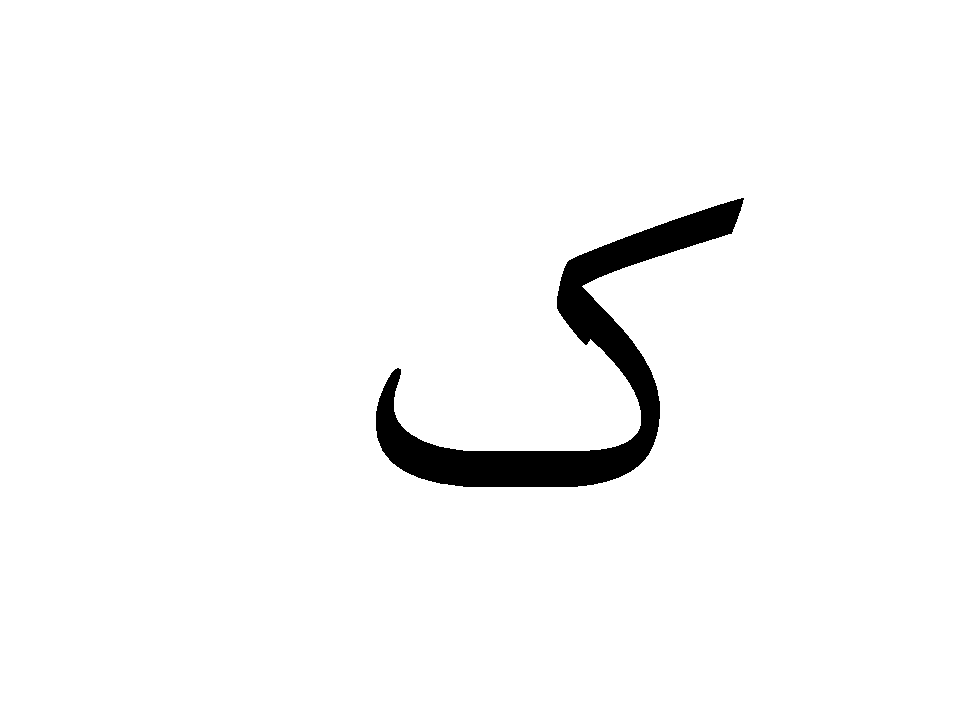
%> input picture Project_1/kaf.png, 961 x 708 px
$ octave algorithm_code.m   (GNU Octave 9; MATLAB toolbox functions it lacks are replaced by stand-ins)
%> lines starting %> are read from the running program, lines starting %| are printed output that depends on the picture; in (x1, y1, x2, y2) boxes, pixels count from 0 and x2, y2 are one past the last pixel; in counts of white or black regions, pixels touching at a corner belong together; the program's own positions count from 1
clear;
clc;
close all;
%pre-processing
I = imread ('kaf.png');
%> I is the input picture: size 708x961x3 uint8; 96.9% white; 1 black region, box (x1, y1, x2, y2) and area: (376, 198, 744, 487) 20756
bwImage = ~(im2bw(I)); %converts the image to a binary image (black and white) using a threshold value, and then inverts it using the ~ operator. This means that the background will be black and the foreground will be white.
%> bwImage: size 708x961 logical; 3.1% white; 1 white region
rp = regionprops(bwImage,'BoundingBox'); %calculates the bounding box of the foreground region using the regionprops function. The bounding box is a rectangle that encloses the region of interest.
%> rp = 1 region; box (x1, y1, x2, y2): (376, 198, 744, 487)
subImage = imcrop(bwImage,rp.BoundingBox); %crops the image using the bounding box coordinates and stores it in a variable called subImage.
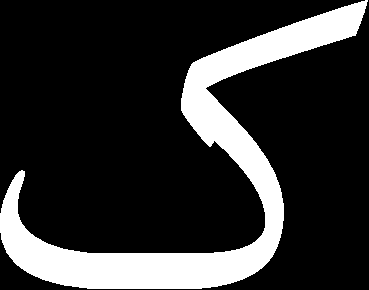
%> subImage: size 290x369 logical; 19.4% white; 1 white region, box (x1, y1, x2, y2) and area: (0, 0, 368, 289) 20756
binImage = ~subImage; % inverts the cropped image again, so that the background is white and the foreground is black.
Image = imresize(binImage,[100 100]); % resizes the image to 100 by 100 pixels using the imresize function. This is done to make the image size consistent for feature extraction.
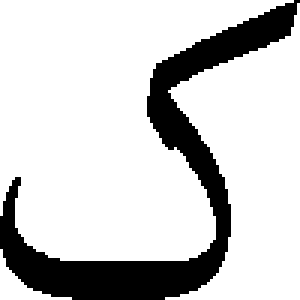
%> Image: size 100x100 logical (shown 3 times larger); 80.4% white; 1 black region, box (x1, y1, x2, y2) and area: (0, 0, 100, 100) 1956
A = ~Image; %inverts the image once more, so that the background is black and the foreground is white. This is done to make the feature extraction easier.
%predefine feature_vectors
feature_vector_two = [2 2 2];
feature_vector_four = [2 2 3];
feature_vector_kaf = [2 3 4];
feature_vector_sin = [5 4 2];
feature_vector_mim = [4 2 4];
feature_vector_sad = [5 3 4];
feature_vector_ta = [2 5 4];

% Draw horizontal and vertical lines
line1 = A(25,:); % extracts a horizontal line from row 25 of matrix A, which represents the image. The colon means all columns from that row.
%> line1 = 100 logical values, 15 true
line2 = A(75,:); %  extracts a horizontal line from row 75 of matrix A, which represents another horizontal line at 75% of the image height.
%> line2 = 100 logical values, 10 true
line3 = A(:,75); % extracts a vertical line from column 75 of matrix A, which represents a vertical line at 75% of the image width. The colon means all rows from that column.
%> line3 = 100 logical values, 39 true

% Count the number of changes in pixel value
count1 = nnz(diff(line1)); % counts the number of nonzero elements in the difference between adjacent elements of line1 using the nnz and diff functions. This gives the number of changes in pixel value along line1.
%> count1 = 2
count2 = nnz(diff(line2)); % counts the number of changes in pixel value along line2 using the same logic as count1.
%> count2 = 3
count3 = nnz(diff(line3)); % counts the number of changes in pixel value along line3 using the same logic as count1.
%> count3 = 4

% Create a feature vector for the image
feature_vector = [count1 count2 count3];
%> feature_vector = [2 3 4]

% Compare the feature vector with predefined feature vectors for each character
if isequal(feature_vector, feature_vector_two)
    disp('Number two detected');
elseif isequal(feature_vector, feature_vector_four)
    disp('Number four detected');
elseif isequal(feature_vector, feature_vector_kaf)
    disp('Character kaf detected');
elseif isequal(feature_vector, feature_vector_sin)
    disp('Character sin detected');
elseif isequal(feature_vector, feature_vector_mim)
    disp('Character mim detected');
elseif isequal(feature_vector, feature_vector_sad)
    disp('Character sad detected');
elseif isequal(feature_vector, feature_vector_ta)
    disp('Character ta detected');
else
    disp('No match found');
end

$ run again, with Project_1/sad.png copied over Project_1/kaf.png
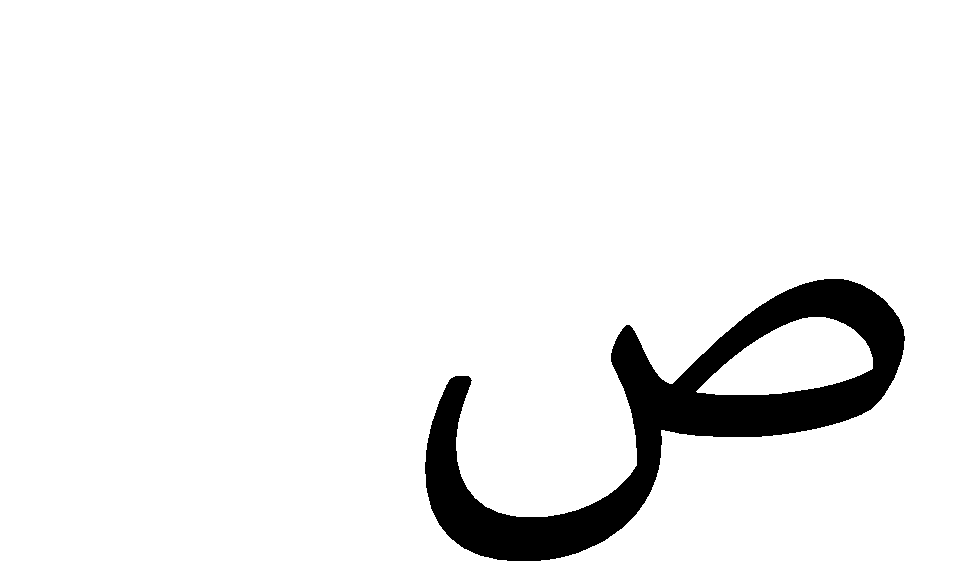
%> input picture Project_1/sad.png, 961 x 576 px
%> I is the input picture: size 576x961x3 uint8; 93.6% white; 1 black region, box (x1, y1, x2, y2) and area: (425, 279, 905, 561) 35591
%> bwImage: size 576x961 logical; 6.4% white; 1 white region
%> rp = 1 region; box (x1, y1, x2, y2): (425, 279, 905, 561)
%> `subImage = imcrop(bwImage,rp.BoundingBox);`:
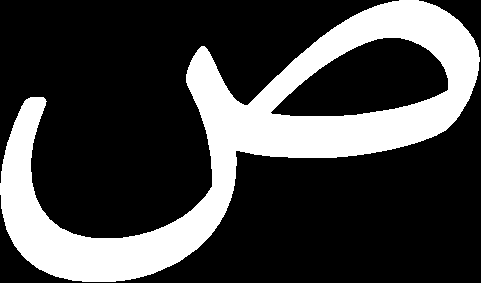
%> subImage: size 283x481 logical; 26.1% white; 1 white region, box (x1, y1, x2, y2) and area: (0, 0, 480, 282) 35591
%> `Image = imresize(binImage,[100 100]);`:
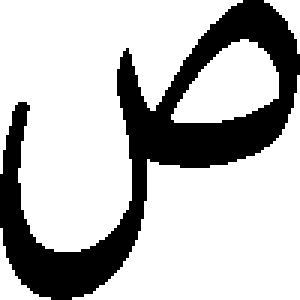
%> Image: size 100x100 logical (shown 3 times larger); 73.8% white; 1 black region, box (x1, y1, x2, y2) and area: (0, 0, 100, 100) 2617
%> line1 = 100 logical values, 20 true
%> line2 = 100 logical values, 16 true
%> line3 = 100 logical values, 26 true
%> count1 = 5
%> count2 = 3
%> count3 = 4
%> feature_vector = [5 3 4]
